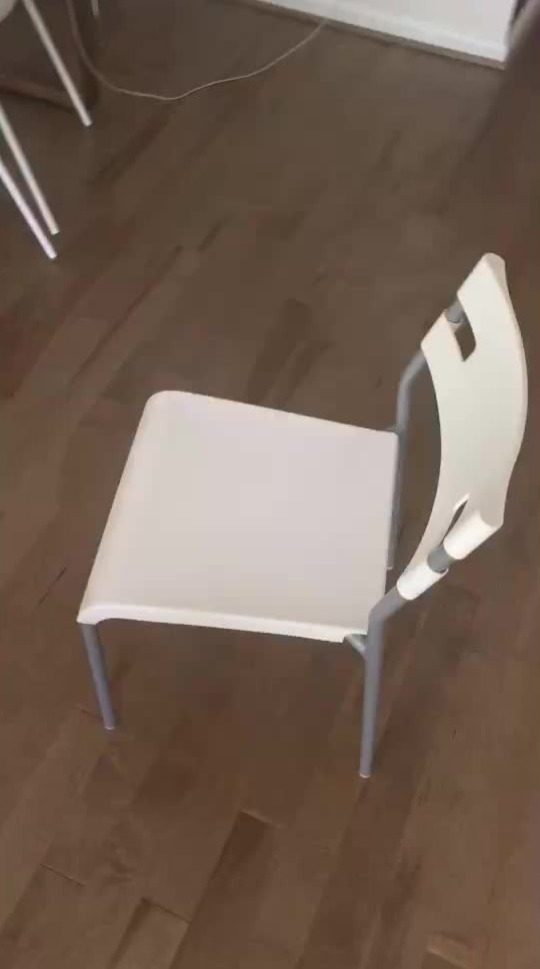
#> input picture data/images/images/frame000001.jpg, 540 x 969 px
$ python -i cues_2d.py   (imports and definitions only)   (older library calls are emulated)
#> lines starting #> are read from the running program, lines starting #| are printed output that depends on the picture; after the words box and inside, x2 and y2 are one past the last pixel; in counts of white or black regions, pixels touching at a corner belong together
from dataclasses import dataclass
from typing import List, Tuple, Optional
import cv2
import numpy as np
from scipy.ndimage import gaussian_filter

from importance.config import Cues2DConfig


@dataclass
class Cues2DOutput:
    """Outputs from the 2D image cue extraction module."""
    I2D: np.ndarray             # (H, W) float64 in [0, 1]
    edge_map: np.ndarray        # (H, W) float64
    saliency_map: np.ndarray    # (H, W) float64
    entropy_map: np.ndarray     # (H, W) float64
    polylines: List[np.ndarray] # List of (N, 2) arrays of pixel coordinates


def edge_preserving_denoise(
    gray_image: np.ndarray,
    d: int = 7,
    sigma_color: float = 50.0,
    sigma_space: float = 50.0,
) -> np.ndarray:
    """Apply bilateral filtering to smooth textures while strictly preserving sharp boundaries."""
#> called with d = 7, sigma_color = 50, sigma_space = 50
    u8 = (np.clip(gray_image, 0.0, 1.0) * 255.0).astype(np.uint8)
    denoised = cv2.bilateralFilter(u8, d=d, sigmaColor=sigma_color, sigmaSpace=sigma_space)
    return denoised.astype(np.float64) / 255.0


def compute_multiscale_edges(
    image_gray: np.ndarray,
    sigmas: Tuple[float, ...] = (1.0, 2.0, 4.0),
) -> np.ndarray:
    """Compute multi-scale gradient magnitude edge strength."""
#> called with sigmas = (1, 2, 4)
    edge_accum = np.zeros_like(image_gray, dtype=np.float64)

    for sigma in sigmas:
        blurred = cv2.GaussianBlur(image_gray, (0, 0), sigmaX=sigma, sigmaY=sigma)
        gx = cv2.Sobel(blurred, cv2.CV_64F, 1, 0, ksize=3)
        gy = cv2.Sobel(blurred, cv2.CV_64F, 0, 1, ksize=3)
        mag = np.hypot(gx, gy)
        edge_accum += mag
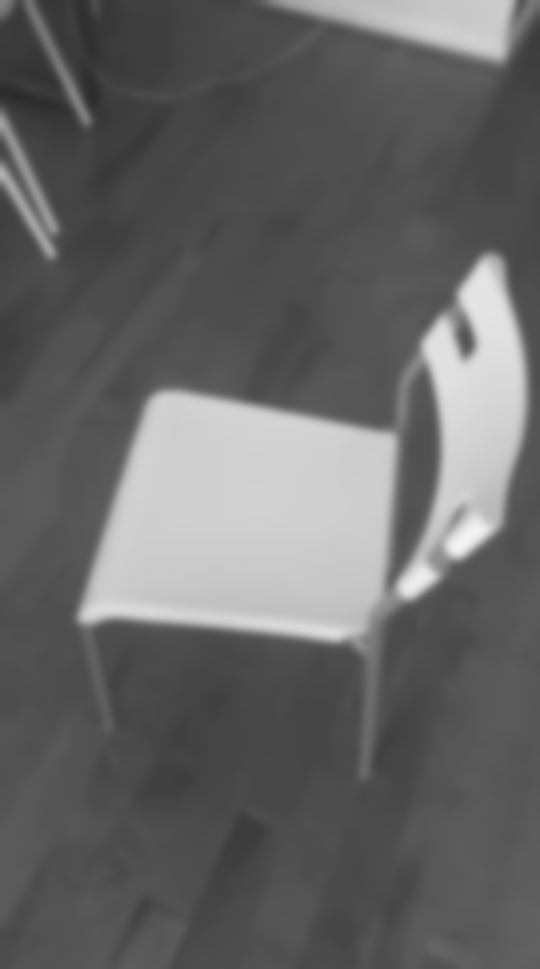
#> blurred: shape (969, 540) float64; min 0.169, max 0.954, mean 0.4
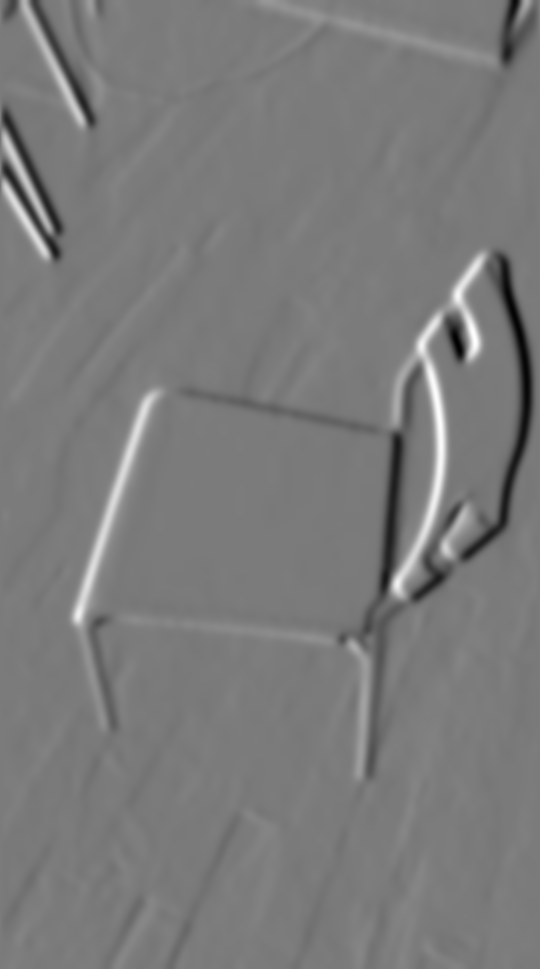
#> gx: shape (969, 540) float64; min -0.388, max 0.416, mean 3.1e-05; drawn with min black and max white

    if len(sigmas) > 0:
        edge_accum /= len(sigmas)

    return edge_accum


def compute_contrast_saliency(image_gray: np.ndarray) -> np.ndarray:
    """Compute contrast-based visual saliency using spectral residual / center-surround DoG."""
    # Difference-of-Gaussians center-surround saliency
    fine = cv2.GaussianBlur(image_gray, (0, 0), sigmaX=2.0, sigmaY=2.0)
    coarse = cv2.GaussianBlur(image_gray, (0, 0), sigmaX=8.0, sigmaY=8.0)
    saliency = np.abs(fine - coarse)
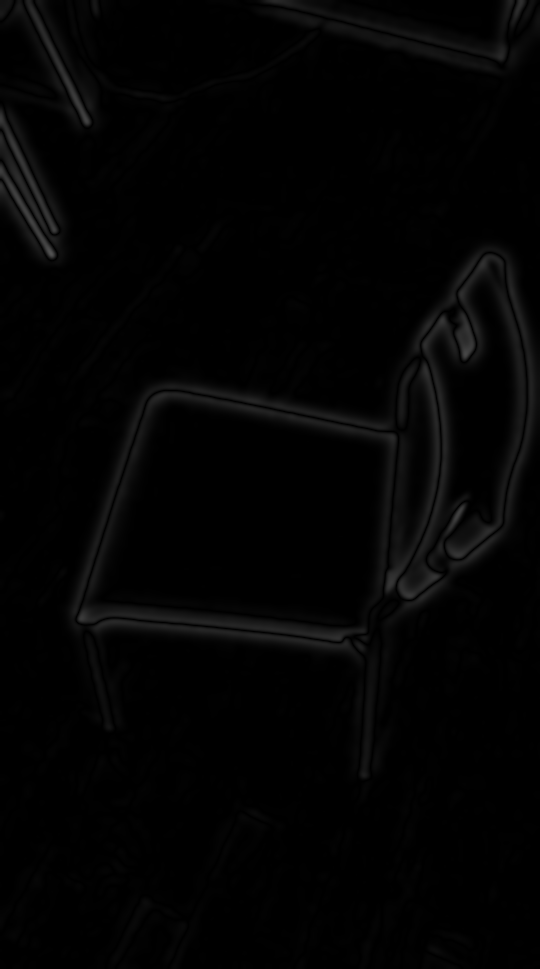
#> saliency: shape (969, 540) float64; min 2.22e-09, max 0.32, mean 0.0144

    max_val = np.max(saliency)
#> max_val = 0.32
    if max_val > 1e-6:
        saliency /= max_val
    return saliency


def compute_local_entropy(image_gray: np.ndarray, kernel_size: int = 9) -> np.ndarray:
    """Compute local Shannon entropy map measuring information density/texture complexity."""
#> called with kernel_size = 9
    # Discretize to 16 quantization bins for fast histogram entropy
    quantized = np.clip(np.floor(image_gray * 16.0).astype(np.int32), 0, 15)
#> quantized: shape (969, 540) int32; 14 distinct labels, from 2 to 15

    pad = kernel_size // 2
    padded = np.pad(quantized, pad, mode="reflect")
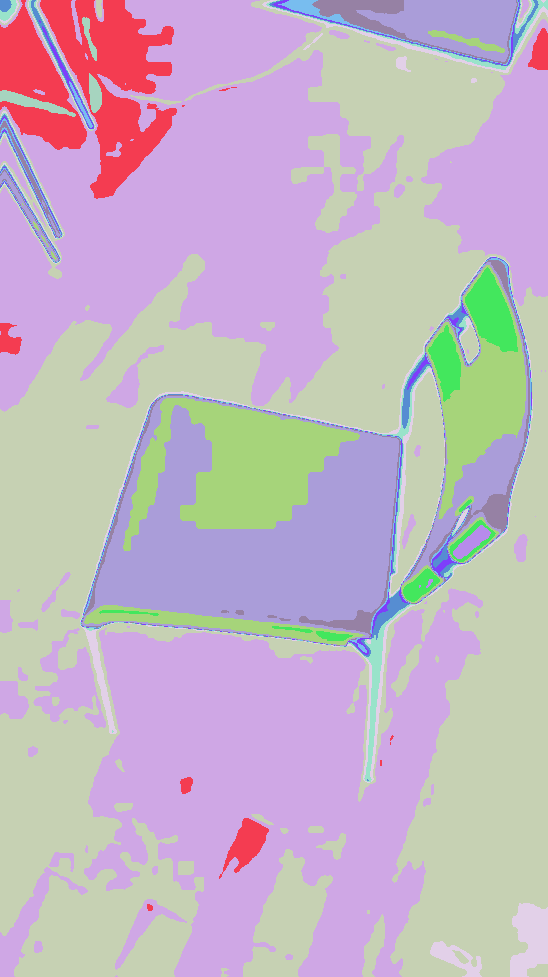
#> padded: shape (977, 548) int32; 14 distinct labels, from 2 to 15; one colour per label, 0 black
    h, w = image_gray.shape
#> h = 969; w = 540

    # Fast block-sliding local entropy approximation via local variance & gradient entropy
    gx = cv2.Sobel(image_gray, cv2.CV_64F, 1, 0, ksize=3)
    gy = cv2.Sobel(image_gray, cv2.CV_64F, 0, 1, ksize=3)
    grad_mag = np.hypot(gx, gy)

    # Local variance in window
    local_mean = cv2.blur(image_gray, (kernel_size, kernel_size))
    local_sq_mean = cv2.blur(image_gray ** 2, (kernel_size, kernel_size))
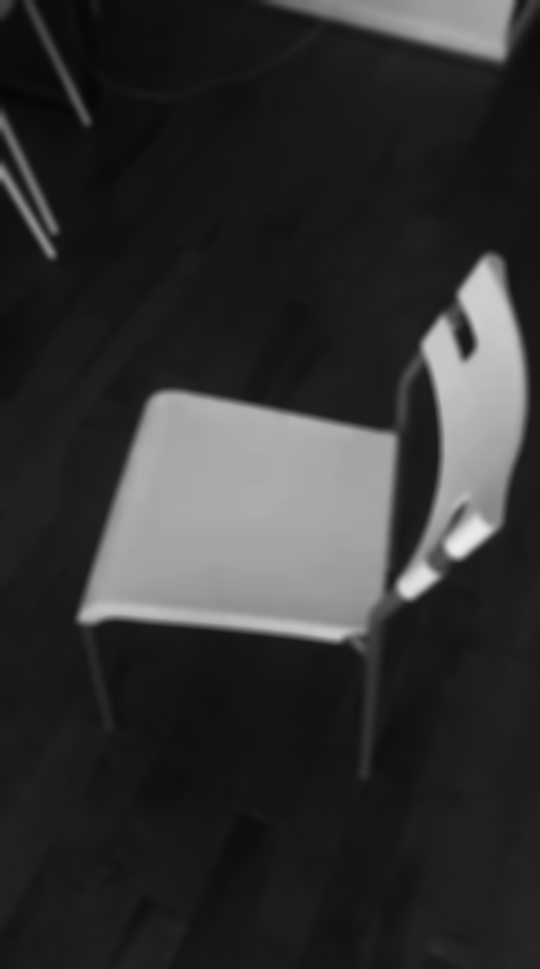
#> local_sq_mean: shape (969, 540) float64; min 0.0259, max 0.927, mean 0.198
    local_var = np.maximum(0.0, local_sq_mean - local_mean ** 2)
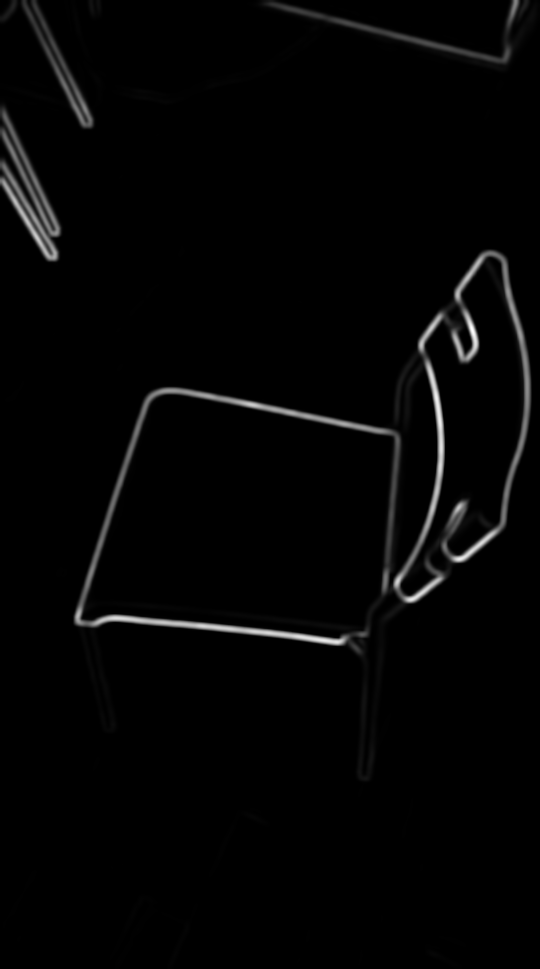
#> local_var: shape (969, 540) float64; min 0, max 0.0633, mean 0.00117; drawn with min black and max white

    # Combine local variance and gradient activity as an entropy surrogate
    entropy_map = np.sqrt(local_var) * (1.0 + grad_mag)
    max_e = np.max(entropy_map)
#> max_e = 0.75
    if max_e > 1e-6:
        entropy_map /= max_e
    return entropy_map


def normalize_local_density(
    edge_map: np.ndarray,
    kernel_size: int = 15,
    suppression_factor: float = 3.0,
) -> np.ndarray:
    """Suppress high-density texture clutter (fur, grass, carpet) relative to clean structural edges.

    Dividing edge strength by local edge density downweights areas filled with repeated high-frequency edges.
    """
    local_density = cv2.blur(edge_map, (kernel_size, kernel_size))
    # Normalized edge: clean isolated edges have low local density; dense texture has high density
    normalized = edge_map / (1.0 + suppression_factor * local_density)
    return normalized


def extract_2d_polylines(
    edge_map: np.ndarray,
    threshold: float = 0.35,
    epsilon: float = 2.0,
) -> List[np.ndarray]:
    """Trace edge pixels above threshold and simplify using Douglas-Peucker into 2D polylines."""
    binary = (edge_map >= threshold).astype(np.uint8) * 255
    contours, _ = cv2.findContours(binary, cv2.RETR_LIST, cv2.CHAIN_APPROX_NONE)

    polylines: List[np.ndarray] = []
    for cnt in contours:
        if len(cnt) < 4:
            continue
        approx = cv2.approxPolyDP(cnt, epsilon=epsilon, closed=False)
        pts = approx.reshape(-1, 2)
        if len(pts) >= 2:
            polylines.append(pts)

    return polylines


def compute_2d_cues(
    image: np.ndarray,
    mask: Optional[np.ndarray] = None,
    config: Optional[Cues2DConfig] = None,
) -> Cues2DOutput:
    """Extract complete 2D image cues from an image and optional silhouette mask.

    Pipeline:
      1. Edge-preserving denoise (Bilateral filter).
      2. Multi-scale edge strength.
      3. Contrast saliency & local entropy.
      4. Local density normalization (suppressing fur, grass, clutter).
      5. Background masking.
      6. Combined I2D map & Douglas-Peucker 2D polylines.
    """
    if config is None:
        config = Cues2DConfig()

    # Convert to grayscale float64 in [0, 1]
    if image.ndim == 3:
        gray = cv2.cvtColor(image, cv2.COLOR_RGB2GRAY).astype(np.float64) / 255.0
    else:
        gray = image.astype(np.float64) / 255.0 if image.max() > 1.0 else image.astype(np.float64)

    # 1. Bilateral denoise
    denoised = edge_preserving_denoise(
        gray,
        d=config.bilateral_d,
        sigma_color=config.bilateral_sigma_color,
        sigma_space=config.bilateral_sigma_space,
    )

    # 2. Multi-scale edges
    raw_edges = compute_multiscale_edges(denoised, sigmas=config.edge_blur_sigmas)

    # 3. Density normalization (suppressing dense textures like fur or grass)
    norm_edges = normalize_local_density(
        raw_edges,
        kernel_size=config.density_norm_kernel_size,
    )

    # 4. Saliency and Entropy maps
    saliency = compute_contrast_saliency(denoised)
    entropy = compute_local_entropy(denoised)

    # 5. Combined 2D Importance
    I2D_raw = norm_edges * (1.0 + config.weight_saliency * saliency) * (1.0 + config.weight_entropy * entropy)

    # 6. Silhouette Masking
    if mask is not None:
        mask_binary = (mask > 0).astype(np.float64)
        I2D_raw *= mask_binary
        norm_edges *= mask_binary

    # Robust normalization to [0, 1]
    p_low = np.percentile(I2D_raw, 1.0)
#> p_low = 3.35e-05
    p_high = np.percentile(I2D_raw, 99.0)
#> p_high = 0.359
    if not np.isclose(p_high, p_low):
        I2D = np.clip((I2D_raw - p_low) / (p_high - p_low), 0.0, 1.0)
    else:
        I2D = np.clip(I2D_raw, 0.0, 1.0)

    # 7. 2D Polylines
    polylines = extract_2d_polylines(
        I2D,
        threshold=config.polyline_threshold,
        epsilon=config.douglas_peucker_epsilon,
    )
#> in extract_2d_polylines, `binary = (edge_map >= threshold).astype(np.uint8) * 255`:
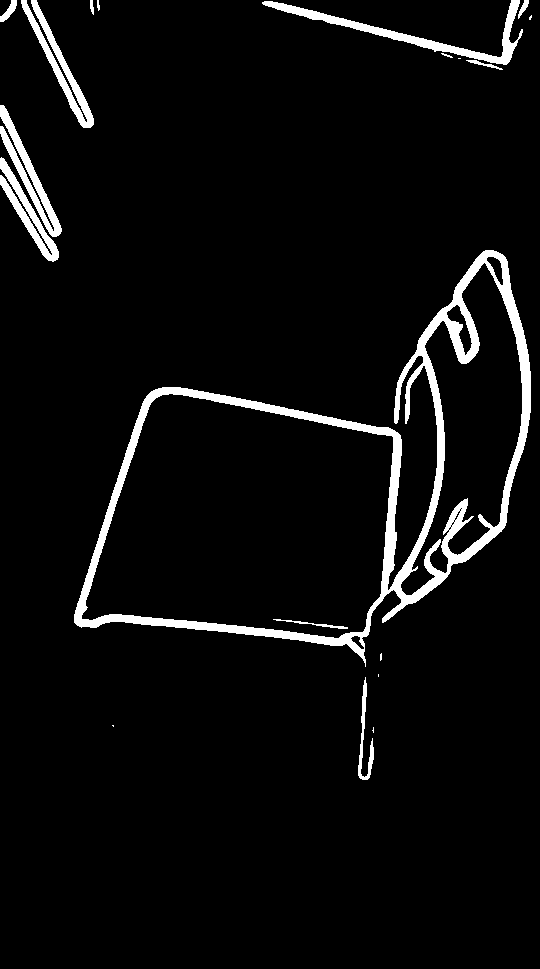
#> binary: shape (969, 540); 5% white; 19 white regions (6 under 20 px)
#> in extract_2d_polylines, `contours, _ = cv2.findContours(binary, cv2.RETR_LIST, cv2.CHAIN_APPROX..`: contours = 31 contours, 14 with area under 20; largest, box (x1, y1, x2, y2) and area: (74, 250, 531, 667) 92413, (81, 393, 394, 639) 58115, (400, 262, 523, 596) 18188, (262, 0, 523, 65) 2144, (21, 0, 94, 128) 1616
#> the loop in extract_2d_polylines, `for cnt in contours:` made 31 passes
#> pts on passes 1, 5, 7, 8, 9, 10, 11, 12, 13, 22, 24, 25: [[373, 727], [373, 732], [373, 728]], [[381, 653], [380, 660], [381, 654]], [[273, 619], [347, 628], [274, 619]], [[449, 527], [451, 528], [448, 528]], [[450, 525], [450, 526]], [[452, 522], [454, 523], [451, 523]], [[453, 520], [453, 521]], [[458, 511], [460, 512], [455, 520], [457, 512]], [[459, 509], [459, 510]], [[466, 60], [502, 69], [476, 60], [467, 60]], [[441, 53], [452, 57], [442, 53]], [[531, 15], [529, 19], [531, 16]]
#> cnt on passes 2, 4, 23: [[112, 725], [113, 726], [113, 725]], [[378, 674], [378, 675], [378, 676], [378, 675]], [[458, 58], [459, 58], [460, 58], [459, 58]]
#> after the loop in extract_2d_polylines, `for cnt in contours:`: polylines = 30 items
#> polylines = 30 items

    return Cues2DOutput(
        I2D=I2D,
        edge_map=norm_edges,
        saliency_map=saliency,
        entropy_map=entropy,
        polylines=polylines,
    )

>>> import cv2
>>> picture = cv2.cvtColor(cv2.imread('../data/images/images/frame000001.jpg'), cv2.COLOR_BGR2RGB)
>>> result = compute_2d_cues(picture)

$ run again, on data/images/images/frame000004.jpg
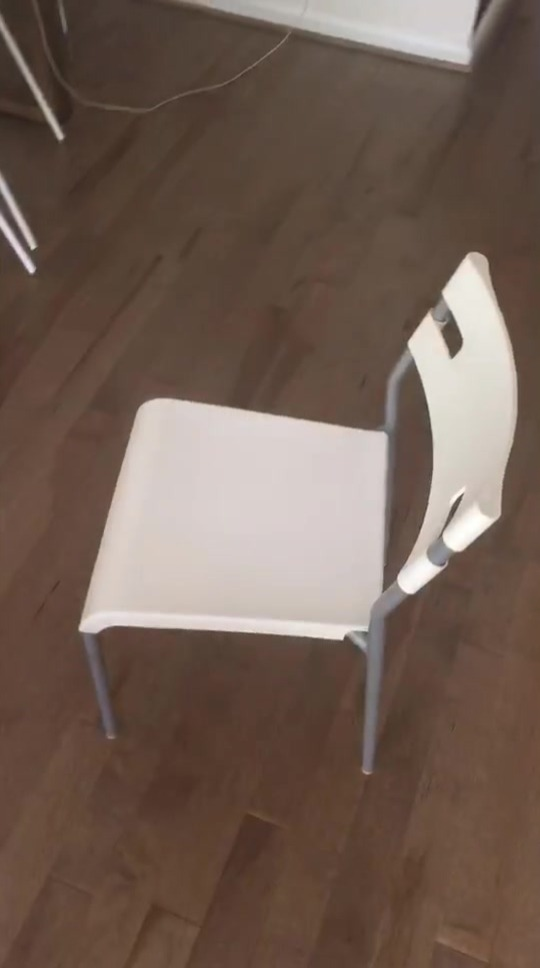
#> input picture data/images/images/frame000004.jpg, 540 x 968 px
#> max_val = 0.328
#> quantized: shape (968, 540) int32; 14 distinct labels, from 2 to 15
#> in compute_local_entropy, `padded = np.pad(quantized, pad, mode="reflect")`:
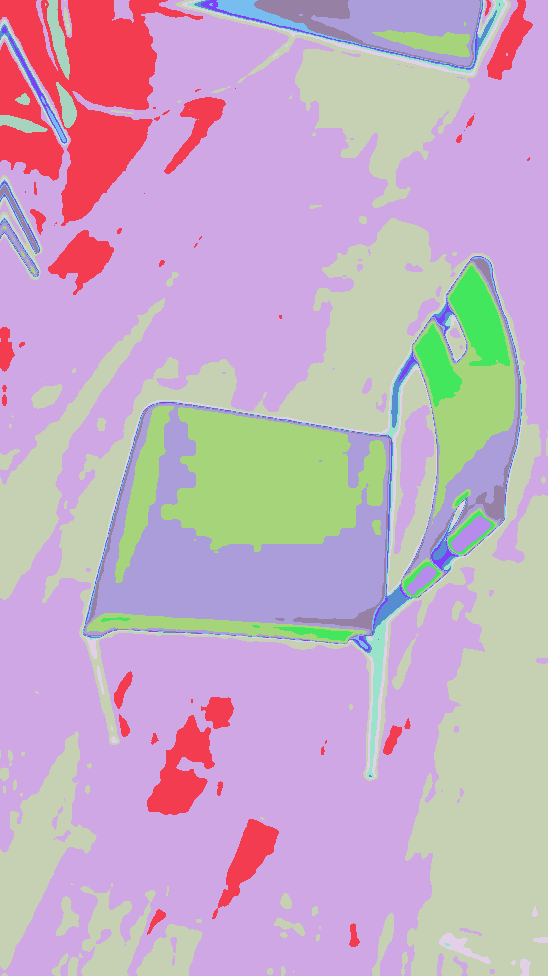
#> padded: shape (976, 548) int32; 14 distinct labels, from 2 to 15; one colour per label, 0 black
#> max_e = 0.746
#> p_low = 0.000155
#> p_high = 0.356
#> in extract_2d_polylines, `binary = (edge_map >= threshold).astype(np.uint8) * 255`:
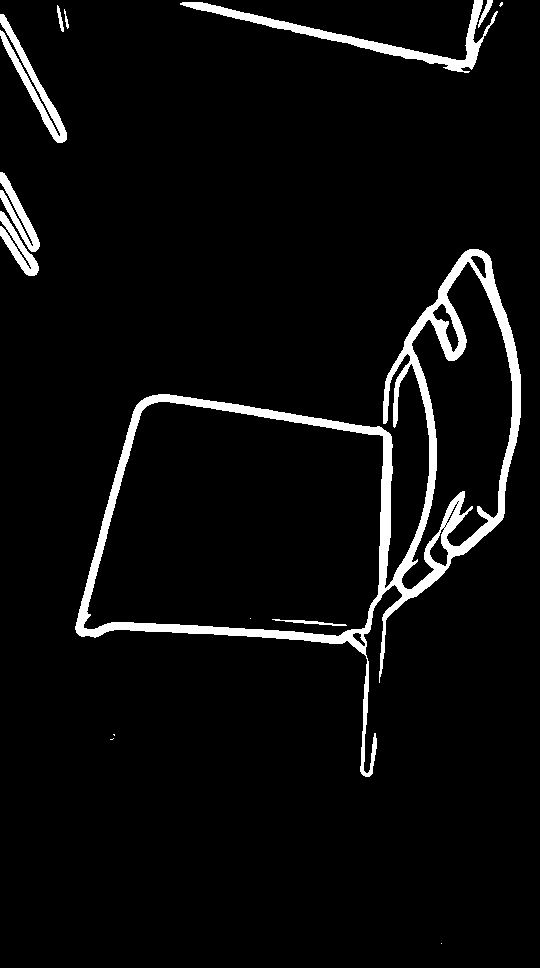
#> binary: shape (968, 540); 5% white; 14 white regions (5 under 20 px)
#> contours = 26 contours, 10 with area under 20; largest, box (x1, y1, x2, y2) and area: (75, 249, 521, 777) 91700, (83, 401, 384, 637) 56788, (401, 261, 513, 590) 17418, (180, 0, 498, 73) 2754, (0, 14, 67, 143) 1526
#> the loop in extract_2d_polylines, `for cnt in contours:` made 26 passes
#> pts on passes 2, 5, 9, 10, 11, 12, 22, 23: [[113, 738], [112, 739]], [[272, 619], [346, 625], [273, 619]], [[444, 525], [444, 526]], [[445, 523], [445, 524]], [[455, 504], [457, 505], [447, 523], [454, 505]], [[456, 502], [456, 503]], [[64, 9], [67, 28], [64, 10]], [[57, 5], [59, 23], [63, 31], [58, 6]]
#> after the loop in extract_2d_polylines, `for cnt in contours:`: polylines = 23 items
